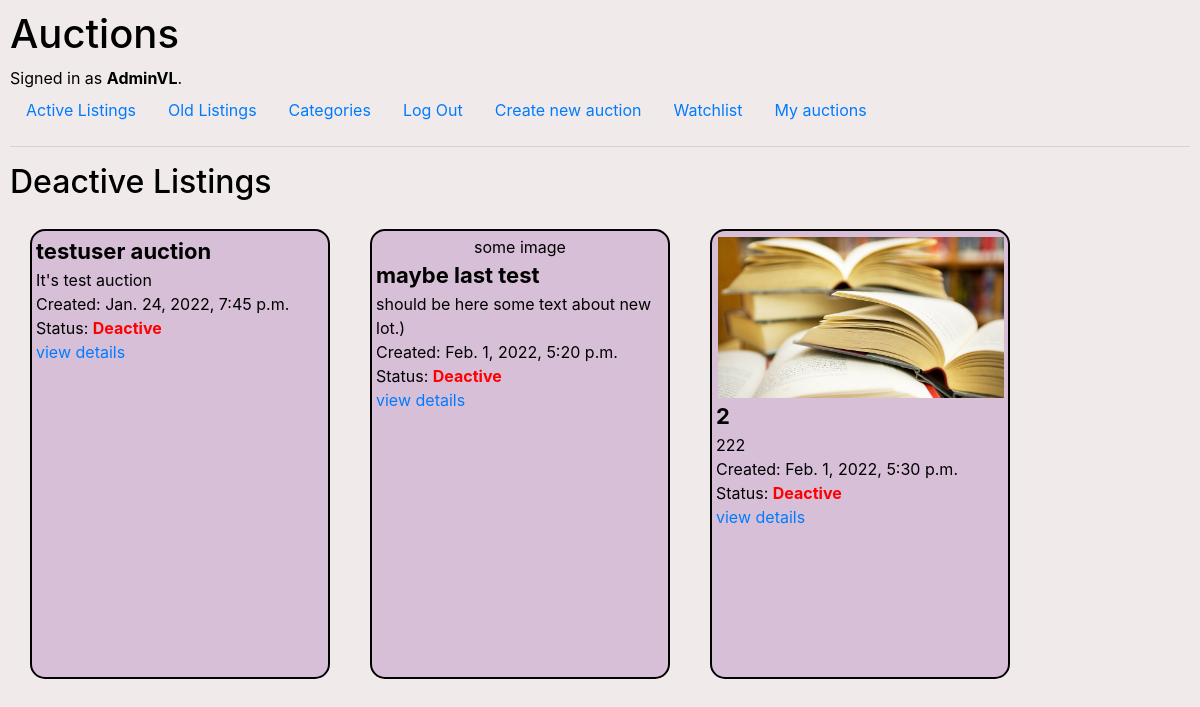
The app's page /deactive (signed in) with its own data.
### auctions/models.py (models this page shows, shortened)
class User(AbstractUser):
    id = models.AutoField(primary_key=True)
    pass

class Auction(models.Model):
    id = models.AutoField(primary_key=True)
    category_choices = (
        ("sports", "sports"),
        ("books", "books"),
        ("other", "other"),
        ("games", "games")
    )
    name = models.CharField(max_length=128)
    category = models.CharField(max_length=15, choices=category_choices, default="other")
    price = models.DecimalField(decimal_places=2, max_digits=10)
    about = models.TextField()
    created_date = models.DateTimeField(default=datetime.datetime.now)
    author = models.ForeignKey(User, on_delete=models.CASCADE)  #settings.AUTH_USER_MODEL
    status = models.BooleanField(default=True)
    title_image = models.CharField(max_length=200, blank=True)
    image = models.ImageField(upload_to='images/', blank=True)

### auctions/views.py (the view)
# urls.py: path("deactive", views.deactive_auctions, name="deactive"),
def deactive_auctions(request):
    auctions = Auction.objects.filter(status=False)
    return render(request, "auctions/deactive.html", {
      "auctions":auctions
    })

### auctions/templates/auctions/deactive.html
{% extends "auctions/layout.html" %}
{% block body %}
<h2>Deactive Listings</h2>
    <div class="con_group">
{% if user.is_authenticated %}
    {% if auctions %}
        {% for auction in auctions %}
        <div class="container">
            <div style="text-align: center;">{% if auction.image %}
                <img src="{{ auction.image.url }}" style="max-height:250px; max-width:290px; padding:2px;" alt="{{ auction.title_image }}">
                {% else %}
                {{ auction.title_image }}
                {% endif %}
                </div>
            <div class="name">{{ auction.name }}</div>
            <div class="container_about">{{ auction.about }}</div>
            <div>Created: {{ auction.created_date }}</div>
            <div>Status: {% if auction.status %}
                <a href="{% url 'index' %}" class="active"> Active</a>
                {% else %}
                <a href="{% url 'deactive' %}" class="deactive"> Deactive</a>
                {% endif %}
            </div>
            <a href="{% url 'auction' auction.id %}">view details</a>
        </div>
        {% endfor %}
    {% else %}
        Oops... Auctions have not yet been created...
    {% endif %}
    </div>
{% else %}
You must be logged in!
{% endif %}
{% endblock %}

### auctions/templates/auctions/layout.html (shortened to what this page needs)
{% load static %}
<!DOCTYPE html>
<html lang="en">
    <head>
        <link rel="stylesheet" href="https://stackpath.bootstrapcdn.com/bootstrap/4.4.1/css/bootstrap.min.css">
        <link href="{% static 'auctions/mystyles2.css' %}" rel="stylesheet">
    </head>
    <body>
        <h1>Auctions</h1>
        <div>
            {% if user.is_authenticated %}
                Signed in as <strong>{{ user.username }}</strong>.
            {% else %}
                Not signed in.
            {% endif %}
        </div>
        <ul class="nav">
            <li class="nav-item">
                <a class="nav-link" href="{% url 'index' %}">Active Listings</a>
            </li>
            <li class="nav-item">
                <a class="nav-link" href="{% url 'deactive' %}">Old Listings</a>
            </li>
            <li class="nav-item">
                <a class="nav-link" href="{% url 'category' %}">Categories</a>
            </li>
            {% if user.is_authenticated %}
                <li class="nav-item">
                    <a class="nav-link" href="{% url 'logout' %}">Log Out</a>
                </li>
            {% endif %}
            {% if user.is_authenticated %}
            <li class="nav-item">
                <a class="nav-link" href="{% url 'addauction' %}">Create new auction</a>
            </li>
            <li class="nav-item">
                <a class="nav-link" href="{% url 'mywatchlist' user.id %}">Watchlist</a>
            </li>
            <li class="nav-item">
                <a class="nav-link" href="{% url 'myauctions' user.id %}">My auctions</a>
            </li>
            {% endif %}
        </ul>
        <hr>
        {% block body %}
        {% endblock %}
    </body>
</html>

### auctions/static/auctions/mystyles2.css (style rules this page uses)
body { padding: 10px; background-color: rgb(241, 234, 234); color: black; }
.container { height: 450px; width: 300px; border: 2px solid black; padding: 4px; border-radius: 15px; margin: 20px; background-color: thistle; }
.con_group { display: flex; flex-wrap: wrap; }
.container_about { overflow: hidden; display: -webkit-box; -webkit-line-clamp: 2; -webkit-box-orient: vertical; }
.name { font-size: 22px; font-weight: bold; }
.deactive { color: red; font-weight: bold; }

### records on screen
User: username "AdminVL"
Auction: name "testuser auction", about "It's test auction", created_date "Jan. 24, 2022, 7:45 p.m.", status "Deactive"
Auction: title_image "some image", name "maybe last test", about "should be here some text about new lot.)", created_date "Feb. 1, 2022, 5:20 p.m.", status "Deactive"
Auction: image (picture), name "2", about "222", created_date "Feb. 1, 2022, 5:30 p.m.", status "Deactive"
